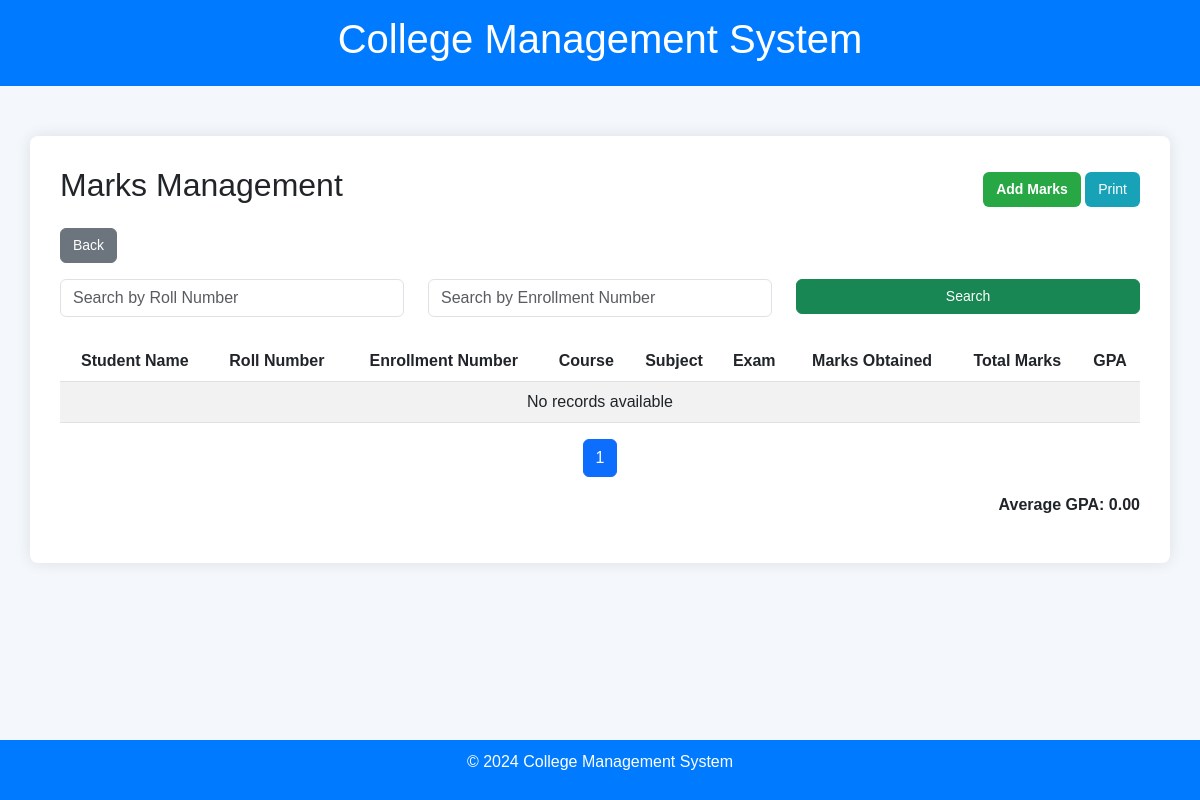
Before: /marks/ (signed in) with the older database file.
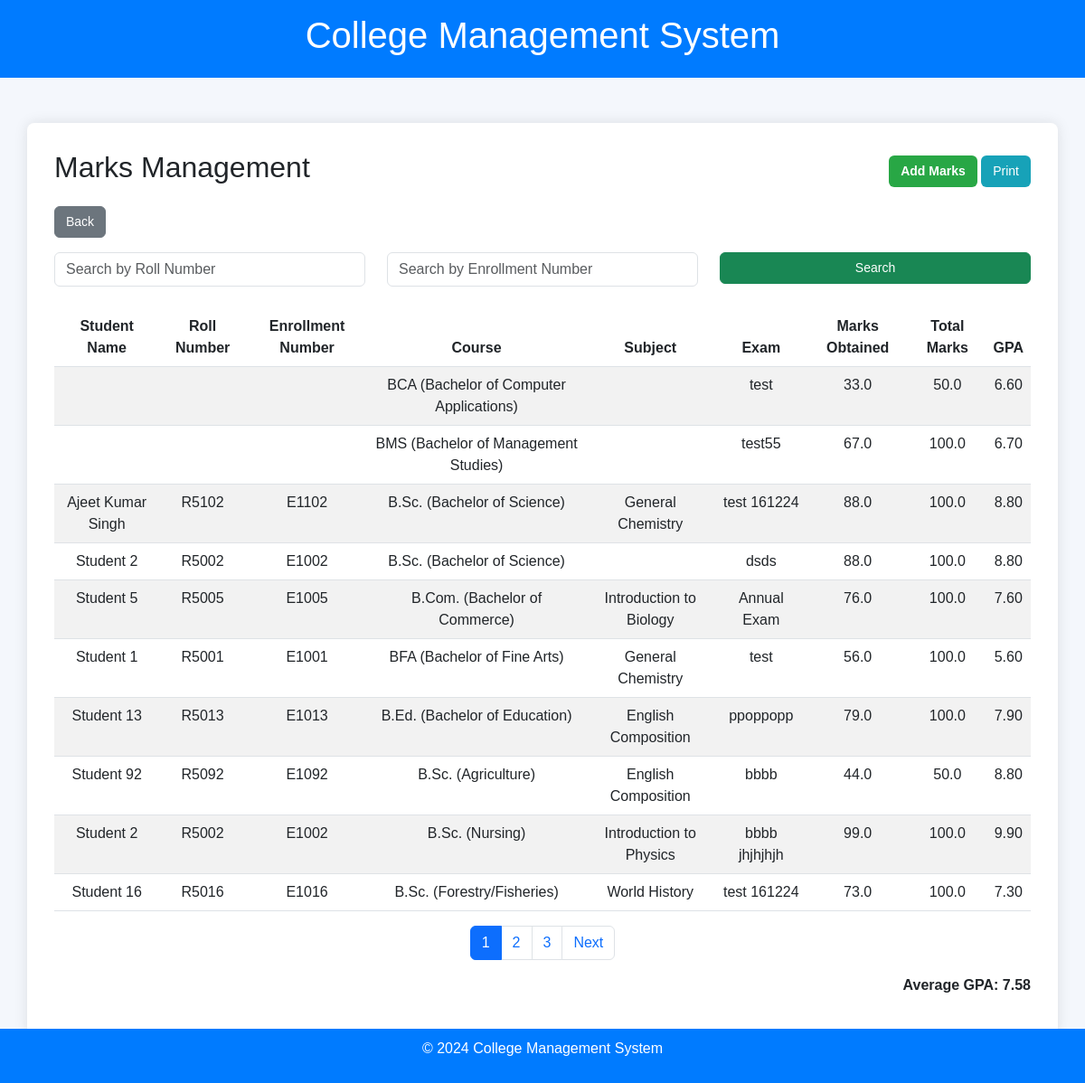
After: the same page with the newer database file.
### core/models.py (models this page shows, shortened)
class Marks(models.Model):
    student = models.ForeignKey(StudentDetails,null=True, on_delete=models.CASCADE)
    course = models.ForeignKey(Course1, on_delete=models.CASCADE)
    courses = models.ForeignKey(Courses,null=True, on_delete=models.CASCADE)
    exam = models.ForeignKey(Exam, on_delete=models.CASCADE)
    marks_obtained = models.FloatField()
    total_marks = models.FloatField()
    @property
    def gpa(self):
        """Simple GPA calculation (Assuming 10-point scale)."""
        return round((self.percentage / 10), 2)
    def __str__(self):
        return f"{self.student.name} - {self.course.name} - {self.exam.exam_name}"
    class Result(models.Model):
        roll_number = models.CharField(max_length=50)
        course = models.ForeignKey(Course1, on_delete=models.CASCADE)
        courses = models.CharField(max_length=100)
        marks_obtained = models.IntegerField()
        total_marks = models.IntegerField()
        gpa = models.FloatField()

class Course1(models.Model):
    name = models.CharField(max_length=255)
    description = models.TextField(blank=True, null=True)

class Exam(models.Model):
    exam_name = models.CharField(max_length=255)
    date = models.DateField()
    time = models.TimeField()
    venue = models.CharField(max_length=255)
    course11 = models.ForeignKey('Course1', on_delete=models.CASCADE)
    subjects = models.ForeignKey('Courses', on_delete=models.CASCADE)
    seating_arrangement = models.TextField(blank=True, help_text="Details about seating arrangement")

class StudentDetails(models.Model):
    enrollment_number = models.CharField(max_length=50, unique=True)
    roll_number = models.CharField(max_length=50)
    name = models.CharField(max_length=100)
    image = models.ImageField(upload_to='student_images/', blank=True, null=True)
    course = models.CharField(max_length=100)
    subjects = models.TextField()  # Comma-separated subject names
    semester = models.IntegerField()
    batch = models.CharField(max_length=50)

class Courses(models.Model):
    name = models.CharField(max_length=255)
    code = models.CharField(max_length=20, unique=True)
    description = models.TextField(blank=True)
    credit_hours = models.IntegerField()
    duration_weeks = models.IntegerField()
    department = models.CharField(max_length=100)  # Can be replaced with a ForeignKey to a Department model

### core/views.py (the view)
# urls.py: path('marks/', views.marks_management, name='marks_management'),
@staff_member_required
def marks_management(request):
    marks_query = Marks.objects.select_related('student').annotate(
        calculated_gpa=ExpressionWrapper(
            F('marks_obtained') / F('total_marks') * 10.0,  # GPA out of 10
            output_field=FloatField()
        )
    )
    roll_number = request.GET.get('roll_number', '')
    enrollment_number = request.GET.get('enrollment_number', '')
    if roll_number:
        marks_query = marks_query.filter(student__roll_number__icontains=roll_number)
    if enrollment_number:
        marks_query = marks_query.filter(student__enrollment_number__icontains=enrollment_number)
    paginator = Paginator(marks_query, 10)  # Show 10 records per page
    page_number = request.GET.get('page')
    marks_list = paginator.get_page(page_number)
    avg_gpa = marks_query.aggregate(average_gpa=Avg('calculated_gpa'))['average_gpa'] or 0.0
    if request.method == 'POST' and request.FILES.get('file'):
        form = MarksUploadForm(request.POST, request.FILES)
        if form.is_valid():
            csv_file = request.FILES['file']
            if not csv_file.name.endswith('.csv'):
                return render(request, 'exams/marks_management.html', {
                    'marks': marks_list,
                    'avg_gpa': avg_gpa,
                    'form': form,
                    'error': 'Please upload a valid CSV file.'
                })
            decoded_file = csv_file.read().decode('utf-8').splitlines()
            reader = csv.DictReader(decoded_file)
            error_rows = []  # Track rows with issues
            for row in reader:
                student_name = row.get('Student Name', '').strip()
                roll_number = row.get('Roll Number', '').strip()
                enrollment_number = row.get('Enrollment Number', '').strip()
                course_name = row.get('Course', '').strip()
                subject = row.get('Subject', '').strip()
                exam_name = row.get('Exam', '').strip()
                marks_obtained = row.get('Marks Obtained', '').strip()
                total_marks = row.get('Total Marks', '').strip()
                gpa = row.get('GPA', '').strip()
                try:
                    student = StudentDetails.objects.get(
                        student_name=student_name,
                        roll_number=roll_number,
                        enrollment_number=enrollment_number
                    )
                    course = Course.objects.get(name=course_name)
                    exam = Exam.objects.get(exam_name=exam_name)
                    Marks.objects.create(
                        student=student,
                        course=course,
                        subject=subject,
                        exam=exam,
                        marks_obtained=float(marks_obtained),
                        total_marks=float(total_marks),
                        gpa=float(gpa)
                    )
                except (StudentDetails.DoesNotExist, Course.DoesNotExist, Exam.DoesNotExist) as e:
                    error_rows.append({'row': row, 'error': str(e)})
                    continue
                except ValueError as ve:
                    error_rows.append({'row': row, 'error': f"Invalid data: {ve}"})
                    continue
            if error_rows:
                return render(request, 'exams/marks_management.html', {
                    'marks': marks_list,
                    'avg_gpa': avg_gpa,
                    'form': form,
                    'error_rows': error_rows,
                    'success': 'CSV uploaded with some errors. Check details below.'
                })
            return redirect('marks_management')  # Redirect after successful upload
    else:
        form = MarksUploadForm()  # Empty form for file upload
    return render(request, 'exams/marks_management.html', {
        'marks': marks_list,
        'avg_gpa': avg_gpa,
        'form': form
    })

### core/forms.py (shortened to what this page needs)
class MarksUploadForm(forms.Form):
    file = forms.FileField()

### core/templates/exams/marks_management.html (shortened to what the changed rows need)
<!DOCTYPE html>
<html lang="en">
<head>
    <link href="https://cdn.jsdelivr.net/npm/bootstrap@5.3.0-alpha1/dist/css/bootstrap.min.css" rel="stylesheet">
</head>
<body>
    <header>
        <div class="container">
            <h1>College Management System</h1>
        </div>
    </header>
    <div class="container content-section">
        <div class="marks-table">
            <div class="d-flex justify-content-between align-items-center mb-3">
                <h2 class="text-center">Marks Management</h2>
            </div>
            <table class="table table-striped">
                <thead>
                    <tr>
                        <th>Student Name</th>
                        <th>Roll Number</th>
                        <th>Enrollment Number</th>
                        <th>Course</th>
                        <th>Subject</th>
                        <th>Exam</th>
                        <th>Marks Obtained</th>
                        <th>Total Marks</th>
                        <th>GPA</th>
                    </tr>
                </thead>
                <tbody>
                    {% for mark in marks %}
                    <tr>
                        <td>{{ mark.student.name }}</td>
                        <td>{{ mark.student.roll_number }}</td>
                        <td>{{ mark.student.enrollment_number }}</td>
                        <td>{{ mark.course.name }}</td>
                        <td>{{ mark.courses.name }}</td>
                        <td>{{ mark.exam.exam_name }}</td>
                        <td>{{ mark.marks_obtained }}</td>
                        <td>{{ mark.total_marks }}</td>
                        <td>{{ mark.calculated_gpa|floatformat:2 }}</td>
                    </tr>
                    {% empty %}
                    <tr>
                        <td colspan="9" class="text-center">No records available</td>
                    </tr>
                    {% endfor %}
                </tbody>
            </table>
            <nav>
                <ul class="pagination">
                    {% for page_num in marks.paginator.page_range %}
                    <li class="page-item {% if marks.number == page_num %}active{% endif %}">
                        <a class="page-link" href="?page={{ page_num }}">{{ page_num }}</a>
                    </li>
                    {% endfor %}
                    {% if marks.has_next %}
                    <li class="page-item">
                        <a class="page-link" href="?page={{ marks.next_page_number }}">Next</a>
                    </li>
                    {% endif %}
                </ul>
                <p class="text-end fw-bold">Average GPA: {{ avg_gpa|floatformat:2 }}</p>
            </nav>
        </div>
    </div>
</body>
</html>

Changed rows visible on the page:
added Marks: course.name "BCA (Bachelor of Computer Applications)", exam.exam_name "test", marks_obtained "33.0", total_marks "50.0", calculated_gpa "6.60"
added Marks: course.name "BMS (Bachelor of Management Studies)", exam.exam_name "test55", marks_obtained "67.0", total_marks "100.0", calculated_gpa "6.70"
added Marks: student.name "Ajeet Kumar Singh", student.roll_number "R5102", student.enrollment_number "E1102", course.name "B.Sc. (Bachelor of Science)", courses.name "General Chemistry", exam.exam_name "test 161224", marks_obtained "88.0", total_marks "100.0", calculated_gpa "8.80"
added Marks: student.name "Student 2", student.roll_number "R5002", student.enrollment_number "E1002", course.name "B.Sc. (Bachelor of Science)", exam.exam_name "dsds", marks_obtained "88.0", total_marks "100.0", calculated_gpa "8.80"
added Marks: student.name "Student 5", student.roll_number "R5005", student.enrollment_number "E1005", course.name "B.Com. (Bachelor of Commerce)", courses.name "Introduction to Biology", exam.exam_name "Annual Exam", marks_obtained "76.0", total_marks "100.0", calculated_gpa "7.60"
added Marks: student.name "Student 1", student.roll_number "R5001", student.enrollment_number "E1001", course.name "BFA (Bachelor of Fine Arts)", courses.name "General Chemistry", exam.exam_name "test", marks_obtained "56.0", total_marks "100.0", calculated_gpa "5.60"
added Marks: student.name "Student 13", student.roll_number "R5013", student.enrollment_number "E1013", course.name "B.Ed. (Bachelor of Education)", courses.name "English Composition", exam.exam_name "ppoppopp", marks_obtained "79.0", total_marks "100.0", calculated_gpa "7.90"
added Marks: student.name "Student 92", student.roll_number "R5092", student.enrollment_number "E1092", course.name "B.Sc. (Agriculture)", courses.name "English Composition", exam.exam_name "bbbb", marks_obtained "44.0", total_marks "50.0", calculated_gpa "8.80"
added Marks: student.name "Student 2", student.roll_number "R5002", student.enrollment_number "E1002", course.name "B.Sc. (Nursing)", courses.name "Introduction to Physics", exam.exam_name "bbbb jhjhjhjh", marks_obtained "99.0", total_marks "100.0", calculated_gpa "9.90"
added Marks: student.name "Student 16", student.roll_number "R5016", student.enrollment_number "E1016", course.name "B.Sc. (Forestry/Fisheries)", courses.name "World History", exam.exam_name "test 161224", marks_obtained "73.0", total_marks "100.0", calculated_gpa "7.30"
Other visible differences:
{{ avg_gpa|floatformat:2 }}: "0.00" → "7.58"
new list line: "2"
new list line: "3"
text no longer shown: "No records available"
text now shown: "Next"
